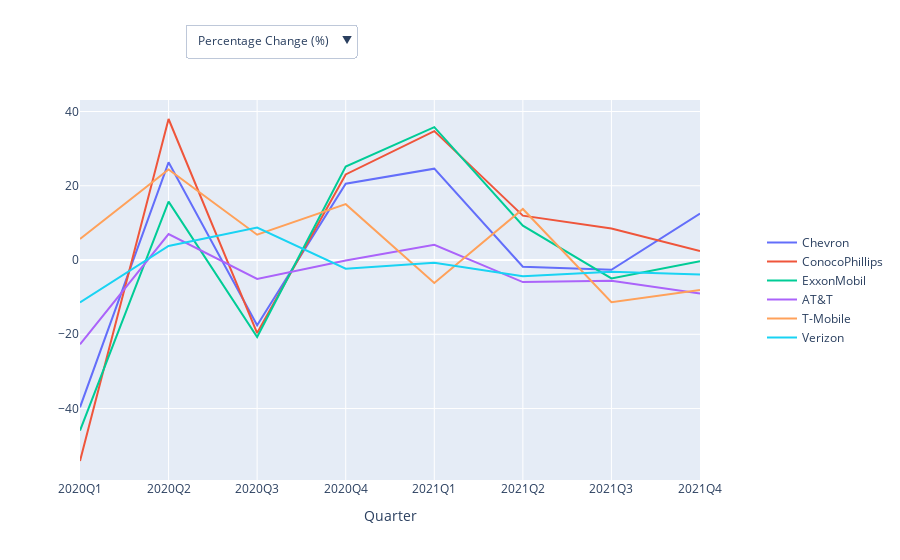

The notebook cell saved with this chart:
### Code cell
# Create an empty figure object
fig = go.Figure()

# Add traces for each oil company using the default metric (initially set to 'Adj Close')
for company in df_results_oil['Company'].unique():
    company_data = df_results_oil[df_results_oil['Company'] == company]
    fig.add_trace(go.Scatter(x=company_data['Quarter'], y=company_data[metric], mode='lines', name=company))

# Create dropdown menu for selecting different metrics
dropdown_buttons = [
    dict(
        label=col,
        method="update",
        args=[{"y": [df_results_oil[df_results_oil['Company'] == company][col] for company in df_results_oil['Company'].unique()]}]
    ) for col in available_columns
]

# Create layout with dropdown
fig.update_layout(
    xaxis_title="Quarter",
    legend=dict(
        orientation="v",
        y=0.5,
        x=1.1
    ),
    updatemenus=[
        dict(
            buttons=dropdown_buttons,
            direction="down",
            showactive=True,
            x=0.17,  # Adjust the position of the dropdown
            xanchor="left",
            y=1.2,
            yanchor="top"
        )
    ]
)

# Display the plot
fig.show()

### Figure 1 — Plotly figure (JSON) as saved in the notebook; plotly's stock layout.template omitted (floating-point values rounded to 4 significant figures)
{"data": [{"mode": "lines", "name": "Chevron", "type": "scatter", "x": ["2020Q1", "2020Q2", "2020Q3", "2020Q4", "2021Q1", "2021Q2", "2021Q3", "2021Q4"], "y": [-39.66, 26.31, -17.54, 20.56, 24.6, -1.806, -2.627, 12.51]}, {"mode": "lines", "name": "ConocoPhillips", "type": "scatter", "x": ["2020Q1", "2020Q2", "2020Q3", "2020Q4", "2021Q1", "2021Q2", "2021Q3", "2021Q4"], "y": [-54.12, 37.98, -19.66, 23.07, 34.72, 11.96, 8.492, 2.439]}, {"mode": "lines", "name": "ExxonMobil", "type": "scatter", "x": ["2020Q1", "2020Q2", "2020Q3", "2020Q4", "2021Q1", "2021Q2", "2021Q3", "2021Q4"], "y": [-45.92, 15.72, -20.75, 25.17, 35.78, 9.252, -4.964, -0.3118]}, {"mode": "lines", "name": "AT&T", "type": "scatter", "x": ["2020Q1", "2020Q2", "2020Q3", "2020Q4", "2021Q1", "2021Q2", "2021Q3", "2021Q4"], "y": [-22.7, 6.988, -5.084, -0.1404, 4.11, -5.94, -5.599, -8.984]}, {"mode": "lines", "name": "T-Mobile", "type": "scatter", "x": ["2020Q1", "2020Q2", "2020Q3", "2020Q4", "2021Q1", "2021Q2", "2021Q3", "2021Q4"], "y": [5.662, 24.4, 6.812, 15.05, -6.177, 13.76, -11.36, -8.078]}, {"mode": "lines", "name": "Verizon", "type": "scatter", "x": ["2020Q1", "2020Q2", "2020Q3", "2020Q4", "2021Q1", "2021Q2", "2021Q3", "2021Q4"], "y": [-11.43, 3.779, 8.762, -2.338, -0.7647, -4.357, -3.18, -3.867]}], "layout": {"legend": {"orientation": "v", "x": 1.1, "y": 0.5}, "updatemenus": [{"buttons": [{"args": [{"y": [[-39.66, 26.31, -17.54, 20.56, 24.6, -1.806, -2.627, 12.51], [-54.12, 37.98, -19.66, 23.07, 34.72, 11.96, 8.492, 2.439], [-45.92, 15.72, -20.75, 25.17, 35.78, 9.252, -4.964, -0.3118], [-22.7, 6.988, -5.084, -0.1404, 4.11, -5.94, -5.599, -8.984], [5.662, 24.4, 6.812, 15.05, -6.177, 13.76, -11.36, -8.078], [-11.43, 3.779, 8.762, -2.338, -0.7647, -4.357, -3.18, -3.867]]}], "label": "Percentage Change (%)", "method": "update"}, {"args": [{"y": [[788831500, 716030900, 611381100, 717577300, 705058900, 608668800, 669614200, 658214400], [624612700, 566239600, 444869500, 781031700, 689248900, 537368600, 550913900, 511491700], [2010286000, 1853656700, 1487158200, 1938188100, 1929528100, 1505610200, 1325173700, 1284388400], [3788275272, 3247371887, 2783972152, 3504242716, 3620696860, 3756694829, 2709809752, 4452803979], [328931400, 508900300, 287853100, 236239500, 298304900, 258023500, 286484700, 324331000], [1309337900, 1067560900, 859781900, 961922000, 1270636400, 1031240300, 951584000, 1373874500]]}], "label": "Volume", "method": "update"}, {"args": [{"y": [[19.32, 6.044, 5.689, 8.39, 7.943, 2.589, 3.021, 3.743], [14.48, 4.676, 2.829, 4.8, 5.798, 3.8, 3.589, 1.93], [12.7, 3.239, 3.266, 3.864, 5.508, 2.815, 2.473, 1.709], [2.574, 0.8528, 0.469, 0.8413, 0.4816, 0.8905, 0.4027, 0.9385], [7.065, 7.502, 4.449, 8.568, 4.142, 6.063, 7.236, 3.704], [3.037, 1.408, 1.917, 1.419, 1.33, 0.9563, 0.7406, 1.107]]}], "label": "Volatility", "method": "update"}, {"args": [{"y": [[-40.02, 28.37, -19.35, 18.1, 23.07, -0.494, -5.143, 14.8], [-52.82, 43.32, -22.46, 24.08, 30.79, 14.65, 8.103, 5.557], [-45.94, 21.32, -22.84, 21.99, 34.69, 12.0, -8.565, 2.996], [-25.56, 6.519, -5.377, 0.8415, 2.994, -4.828, -6.507, -9.359], [6.364, 25.5, 8.213, 17.26, -6.709, 15.07, -11.61, -8.735], [-12.46, 5.01, 7.987, -1.094, -1.374, -3.43, -3.863, -3.813]]}], "label": "Quarter ROI (%)", "method": "update"}], "direction": "down", "showactive": true, "x": 0.17, "xanchor": "left", "y": 1.2, "yanchor": "top"}], "xaxis": {"title": {"text": "Quarter"}}}}
